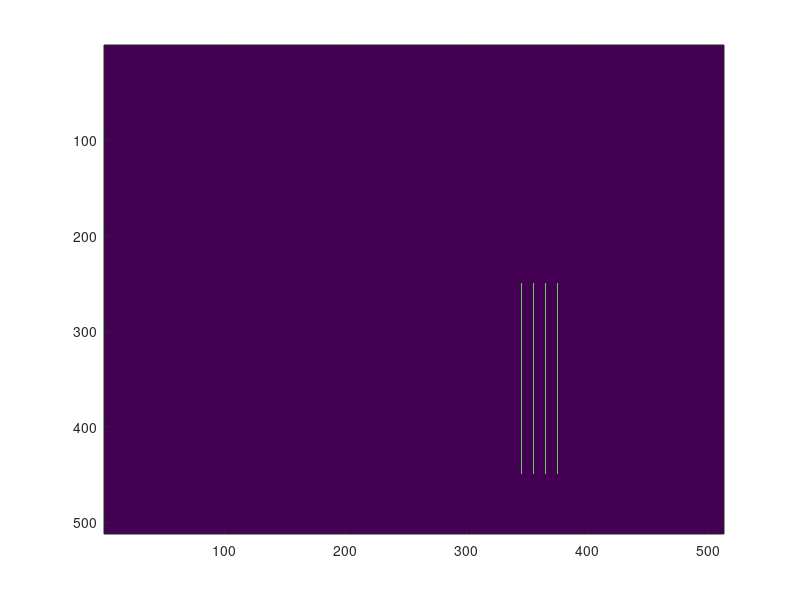

This figure's MATLAB source:
% make a test image

close all;clear all;

% make image
temp = zeros(512);
coll = 50*ones(200,1);
temp(250:449,345) = coll;
temp(250:449,355) = coll;
temp(250:449,365) = coll;
temp(250:449,375) = coll;

img = temp;
figure;image(img);



